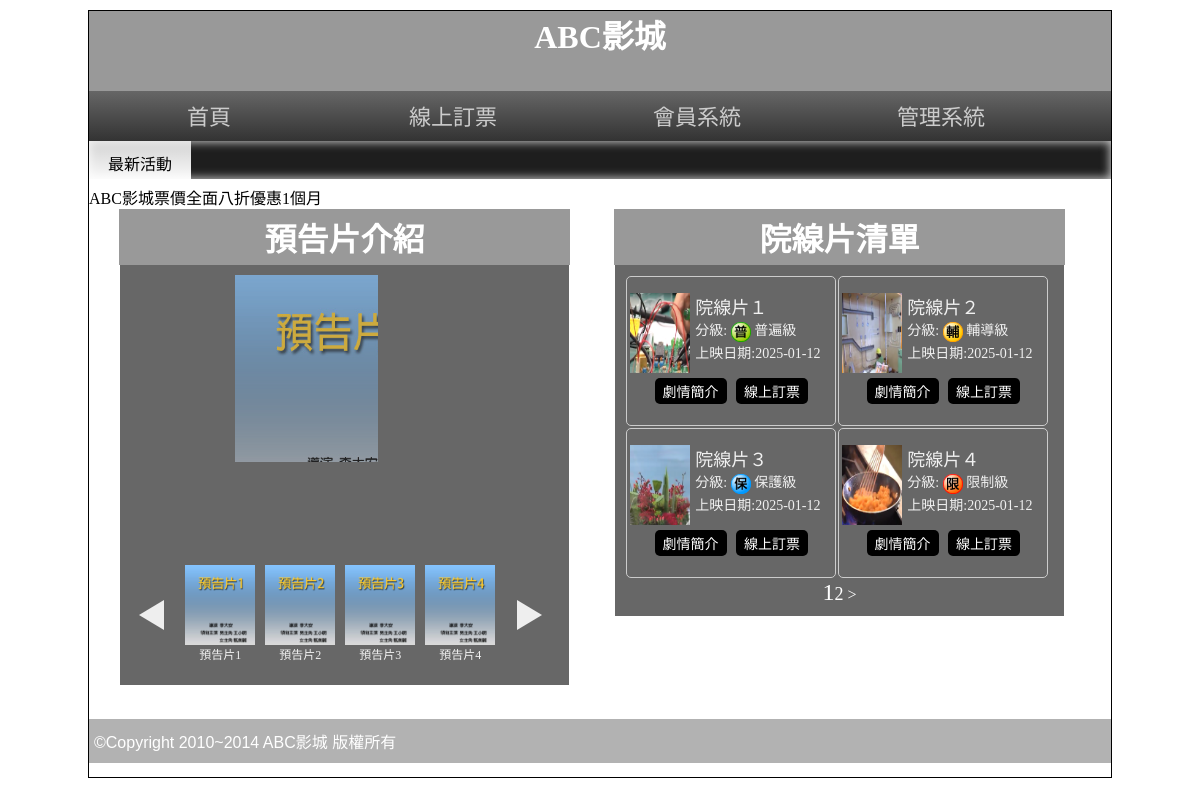
The page / on the database its author committed.
### tables this page shows
CREATE TABLE `posters` (
  `id` int(10) UNSIGNED NOT NULL,
  `name` text NOT NULL,
  `img` text NOT NULL,
  `sh` int(1) UNSIGNED NOT NULL,
  `rank` int(10) UNSIGNED NOT NULL,
  `ani` int(1) UNSIGNED NOT NULL
);

CREATE TABLE `movies` (
  `id` int(10) UNSIGNED NOT NULL,
  `name` text NOT NULL,
  `level` int(1) UNSIGNED NOT NULL,
  `length` int(3) UNSIGNED NOT NULL,
  `ondate` date NOT NULL,
  `publish` text NOT NULL,
  `director` text NOT NULL,
  `trailer` text NOT NULL,
  `poster` text NOT NULL,
  `intro` text NOT NULL,
  `sh` int(1) UNSIGNED NOT NULL,
  `rank` int(10) UNSIGNED NOT NULL
);

### api/db.php (called while the page is built, shortened)
<?php
class DB{
    protected $dsn="mysql:host=localhost;charset=utf8;dbname=db14-3";
    protected $pdo;
    protected $table;
    function __construct($table){
        $this->table=$table;
        $this->pdo=new PDO($this->dsn,'root','');
    }
    function all(...$arg){
        $sql="SELECT * FROM $this->table ";
        if(!empty($arg[0])){
            if(is_array($arg[0])){
                $where=$this->a2s($arg[0]);
                $sql=$sql . " WHERE ". join(" && ",$where);
            }else{
                $sql .= $arg[0];
            }
        }
        if(!empty($arg[1])){
            $sql=$sql . $arg[1];
        }
        return $this->fetchALL($sql);
    }
    function a2s($array){
        $tmp=[];
        foreach($array as $key => $value){
            $tmp[]="`$key`='$value'";
        }
        return $tmp;
    }
    function count($where=[]){
        return $this->math('count','*',$where);
    }
protected function fetchALL($sql){
    return $this->pdo->query($sql)->fetchALL(PDO::FETCH_ASSOC);
}
    protected function math($math,$col='id',$where=[]){
        $sql="SELECT $math($col) FROM $this->table";
        if(!empty($where)){
            $tmp=$this->a2s($where);
            $sql=$sql . " WHERE " . join(" && ", $tmp);
        }
        return $this->pdo->query($sql)->fetchColumn();
    }
}
$Poster=new DB('posters');
$Movie=new DB('movies');

### front/main.php (the view, shortened to what this page needs)
<div class="half" style="vertical-align:top;">
    <h1 style="text-align:center">預告片介紹</h1>
    <div class="rb tab" style="width:95%;">
        <div class="poster-block">
            <div class="lists">
                <?php
                     $posters=$Poster->all(['sh'=>1]," order by rank");
                     foreach($posters as $idx => $poster):
                ?>
                <div class="poster" data-ani="<?=$poster['ani'];?>">
                    <img src="./upload/<?=$poster['img'];?>" alt="">
                </div>
                <?php
                    endforeach;
                ?>
            </div>
            <div class="controls">
                <div class='left'></div>
                <div class='icons'>
                    <?php
                        foreach($posters as $idx => $poster):
                    ?>
                    <div class="icon">
                        <img src="./upload/<?=$poster['img'];?>">
                        <div><?=$poster['name'];?></div>
                    </div>
                    <?php endforeach;?>
                </div>
                <div class='right'></div>
            </div>
        </div>
    </div>
</div>
<div class="half">
    <h1 style="text-align:center">院線片清單</h1>
    <?php
    $today=date("Y-m-d");
    $ondate=date("Y-m-d",strtotime("-2 days"));
    $all=$Movie->count(['sh'=>1]," AND ondate BETWEEN '$ondate' AND '$today'");
    $div=4;
    $pages=ceil($all/$div);
    $now=$_GET['p']??1;
    $start=($now-1)*$div;
    $rows=$Movie->all(['sh'=>1]," AND ondate BETWEEN '$ondate' AND '$today' order by rank limit $start,$div");
    ?>
    <div class="rb tab" style="width:95%;">
        <div style="display:flex;flex-wrap:wrap">
            <?php
            foreach($rows as $row):
            ?>
            <div class='movie-item'>
                <div style="width:65px;">
                    <a href="?do=intro&id=<?=$row['id'];?>">
                        <img src="./upload/<?=$row['poster'];?>" style="width:60px;height:80px;">
                    </a>
                </div>
                <div style="width:calc(100% - 65px);">
                    <div style="font-size:18px;"><?=$row['name'];?></div>
                    <div>分級:
                        <img src="./icon/03C0<?=$row['level'];?>.png" style="width:20px;vertical-align:middle">
                        <?=$Movie::$level[$row['level']];?></div>
                    <div>上映日期:<?=$row['ondate'];?></div>
                </div>
                <div style="width:100%;" class="ct">
                    <button onclick="location.href='?do=intro&id=<?=$row['id'];?>'">劇情簡介</button>
                    <button onclick="location.href='?do=order&id=<?=$row['id'];?>'">線上訂票</button>
                </div>
            </div>
            <?php
            endforeach;
            ?>
        </div>
        <div class="ct a">
            <?php
                for($i=1;$i<=$pages;$i++){
                    $fontsize=($i==$now)?'24px':'18px';
                    echo "<a href='?p=$i' style='font-size:$fontsize'>$i</a>";
                }
                if(($now+1)<=$pages){
                    echo "<a href='?p=".($now+1)."' > > </a>";
                }
            ?>
        </div>
    </div>
</div>

### index.php (shortened to what this page needs)
<?php include_once "api/db.php"; ?>
<!DOCTYPE html PUBLIC "-//W3C//DTD XHTML 1.0 Transitional//EN" "http://www.w3.org/TR/xhtml1/DTD/xhtml1-transitional.dtd">
<html xmlns="http://www.w3.org/1999/xhtml">
<head>
<link rel="stylesheet" href="css/css.css">
</head>
<body>
<div id="main">
  <div id="top" class="ct" style=" background:#999 center; background-size:cover; " title="替代文字">
  <h1 style="margin:0;padding:0">ABC影城</h1>
  </div>
  <div id="top2">
    <a href="index.php">首頁</a>
    <a href="?do=order">線上訂票</a>
    <a href="#">會員系統</a>
    <a href="back.php">管理系統</a>
  </div>
  <div id="text"> <span class="ct">最新活動</span>
    <marquee direction="right">
    ABC影城票價全面八折優惠1個月
    </marquee>
  </div>
  <div id="mm">
  <?php
    $do=$_GET['do']??'main';
    $file="./front/$do.php";
    if(file_exists($file)){
      include $file;
    }else{
      include "./front/main.php";
    }
  ?>
  </div>
  <div id="bo"> ©Copyright 2010~2014 ABC影城 版權所有 </div>
</div>
</body>
</html>

### css/css.css (style rules this page uses)
body { background: url(../icon/b.png); font-family: 微軟正黑體; }
h1, h2, h3, h4 { margin: 0; padding: 5px 0; background: #999; color: white; }
input[type='button'], input[type='submit'], input[type='reset'], button, .button { min-width: 35px; min-height: 20px; background: #000; color: #fff; border: none; cursor: pointer; font-size: 14px; text-decoration: none; margin: 5px 3px; padding: 3px 8px; border-radius: 5px; }
#main { width: 1022px; min-height: 766px; border: #000 1px solid; margin: 10px auto 10px auto; }
#top { display: block; height: 80px; }
#top2 { display: block; height: 50px; background: -webkit-linear-gradient(top, #666, #333); background: -ms-linear-gradient(top, #666, #333); background: -moz-linear-gradient(top, #666, #333); background: linear-gradient(top, #666, #333); }
#top2 a { display: inline-block; width: 200px; padding: 12px 20px 12px 20px; text-align: center; color: #ccc; text-decoration: none; font: normal 22px/26px Open Sans, '微軟正黑體'; transition: all ease-in .3s; }
#text { display: block; height: 38px; box-shadow: #CCC 0px 0px 10px 1px inset; background-color: #1e1e1e; }
#text span { width: 10%; display: inline-block; padding: 10px 0px 10px 0px; vertical-align: top; background: -ms-linear-gradient(top, rgba(255, 255, 255, 0.8), rgba(255, 255, 255, 1)); background: -webkit-linear-gradient(top, rgba(255, 255, 255, 0.8), rgba(255, 255, 255, 1)); background: -moz-linear-gradient(top, rgba(255, 255, 255, 0.8), rgba(255, 255, 255, 1)); background: linear-gradient(top, rgba(255, 255, 255, 0.8), rgba(255, 255, 255, 1)); }
#mm { padding: 10px; min-height: 520px; }
#bo { padding: 10px 5px 10px 5px; min-height: 20px; display: block; color: #FFF; font-family: Arial, Helvetica, sans-serif, '微軟正黑體'; font-weight: 500; background: rgba(0, 0, 0, 0.3); }
.ct { text-align: center; }
.half { width: 45%; display: inline-block; padding: 2%; }
.rb { background: rgba(39, 39, 39, 0.7); color: rgba(255, 255, 255, 0.9); }
.tab { width: 80%; display: block; margin-left: auto; margin-right: auto; min-height: 100px; padding: 10px; }
.a a { color: #FFF; text-decoration: none; }

### front/main.php (style rules this page uses)
.poster-block * { margin:0; padding:0; font-size:12px; box-sizing:border-box; }
.poster-block { width:420px; height:400px; }
.lists { width:210px; height:280px; margin:auto; position:relative; }
.controls { width:100%; height:100px; margin:10px auto; display:flex; align-items:center; justify-content:space-around; }
.poster { position:absolute; display:none; text-align: center; }
.poster img { display:block; width:210px; height:250px; }
.left ,.right { width:0; border-top:15px solid transparent; border-bottom:15px solid transparent; }
.left { border-right:25px solid #eee; border-left:0; }
.right { border-left:25px solid #eee; border-right:0; }
.icons { width:320px; display:flex; overflow:hidden; position: relative; }
.icon { width:80px; height:100px; flex-shrink:0; text-align: center; position:relative; }
.icon img { width:70px; height:80px; }
.icon div { font-size:12px; }
.movie-item { width: 49%; height: 150px; border: 1px solid #ccc; border-radius: 5px; margin: 0.25%; display: flex; flex-wrap: wrap; padding: 3px; box-sizing: border-box; font-size:14px; align-content:center; }

### rows shown on the page
posters: img (picture), name "預告片1"
posters: img (picture), name "預告片2"
posters: img (picture), name "預告片3"
posters: img (picture), name "預告片4"
movies: poster (picture), name "院線片１", shows a picture, level "普遍級", ondate "2025-01-12"
movies: poster (picture), name "院線片２", shows a picture, level "輔導級", ondate "2025-01-12"
movies: poster (picture), name "院線片３", shows a picture, level "保護級", ondate "2025-01-12"
movies: poster (picture), name "院線片４", shows a picture, level "限制級", ondate "2025-01-12"
